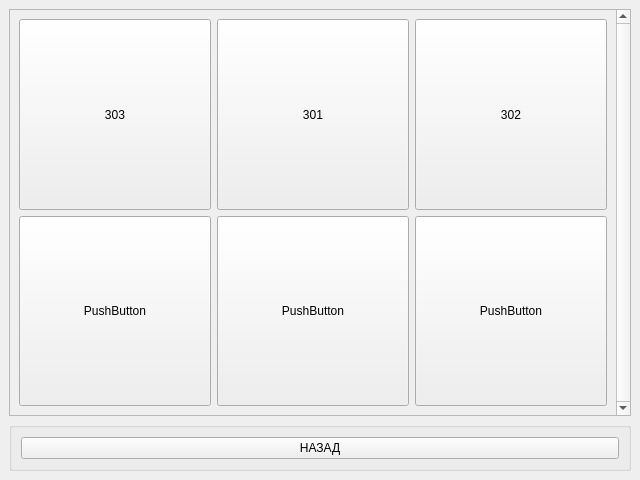
<?xml version="1.0" encoding="UTF-8"?>
<ui version="4.0">
 <class>DeleteUsers</class>
 <widget class="QMainWindow" name="DeleteUsers">
  <property name="geometry">
   <rect>
    <x>0</x>
    <y>0</y>
    <width>640</width>
    <height>480</height>
   </rect>
  </property>
  <property name="windowTitle">
   <string>MainWindow</string>
  </property>
  <widget class="QWidget" name="delete_users_widget">
   <layout class="QVBoxLayout" name="verticalLayout">
    <item>
     <widget class="QScrollArea" name="delete_user_skroll_area">
      <property name="verticalScrollBarPolicy">
       <enum>Qt::ScrollBarAlwaysOn</enum>
      </property>
      <property name="horizontalScrollBarPolicy">
       <enum>Qt::ScrollBarAsNeeded</enum>
      </property>
      <property name="widgetResizable">
       <bool>true</bool>
      </property>
      <widget class="QWidget" name="scrollAreaWidgetContents">
       <property name="geometry">
        <rect>
         <x>0</x>
         <y>0</y>
         <width>607</width>
         <height>386</height>
        </rect>
       </property>
       <layout class="QGridLayout" name="gridLayout_2">
        <item row="1" column="0">
         <widget class="QPushButton" name="pushButton_17">
          <property name="sizePolicy">
           <sizepolicy hsizetype="Minimum" vsizetype="Preferred">
            <horstretch>0</horstretch>
            <verstretch>0</verstretch>
           </sizepolicy>
          </property>
          <property name="styleSheet">
           <string notr="true">font: 75 20pt &quot;DejaVu Sans Mono for Powerline&quot;;</string>
          </property>
          <property name="text">
           <string>PushButton</string>
          </property>
         </widget>
        </item>
        <item row="1" column="2">
         <widget class="QPushButton" name="pushButton_7">
          <property name="sizePolicy">
           <sizepolicy hsizetype="Minimum" vsizetype="MinimumExpanding">
            <horstretch>0</horstretch>
            <verstretch>0</verstretch>
           </sizepolicy>
          </property>
          <property name="styleSheet">
           <string notr="true">font: 75 20pt &quot;DejaVu Sans Mono for Powerline&quot;;</string>
          </property>
          <property name="text">
           <string>PushButton</string>
          </property>
         </widget>
        </item>
        <item row="1" column="1">
         <widget class="QPushButton" name="pushButton_15">
          <property name="sizePolicy">
           <sizepolicy hsizetype="Minimum" vsizetype="MinimumExpanding">
            <horstretch>0</horstretch>
            <verstretch>0</verstretch>
           </sizepolicy>
          </property>
          <property name="styleSheet">
           <string notr="true">font: 75 20pt &quot;DejaVu Sans Mono for Powerline&quot;;</string>
          </property>
          <property name="text">
           <string>PushButton</string>
          </property>
         </widget>
        </item>
        <item row="0" column="0">
         <widget class="QPushButton" name="room_button_303">
          <property name="sizePolicy">
           <sizepolicy hsizetype="Minimum" vsizetype="Preferred">
            <horstretch>0</horstretch>
            <verstretch>0</verstretch>
           </sizepolicy>
          </property>
          <property name="styleSheet">
           <string notr="true">font: 75 20pt &quot;DejaVu Sans Mono for Powerline&quot;;</string>
          </property>
          <property name="text">
           <string>303</string>
          </property>
         </widget>
        </item>
        <item row="0" column="2">
         <widget class="QPushButton" name="room_button_302">
          <property name="sizePolicy">
           <sizepolicy hsizetype="Minimum" vsizetype="MinimumExpanding">
            <horstretch>0</horstretch>
            <verstretch>0</verstretch>
           </sizepolicy>
          </property>
          <property name="styleSheet">
           <string notr="true">font: 75 20pt &quot;DejaVu Sans Mono for Powerline&quot;;</string>
          </property>
          <property name="text">
           <string>302</string>
          </property>
         </widget>
        </item>
        <item row="0" column="1">
         <widget class="QPushButton" name="room_button_301">
          <property name="sizePolicy">
           <sizepolicy hsizetype="Minimum" vsizetype="Preferred">
            <horstretch>0</horstretch>
            <verstretch>0</verstretch>
           </sizepolicy>
          </property>
          <property name="styleSheet">
           <string notr="true">font: 75 20pt &quot;DejaVu Sans Mono for Powerline&quot;;</string>
          </property>
          <property name="text">
           <string>301</string>
          </property>
         </widget>
        </item>
       </layout>
      </widget>
     </widget>
    </item>
    <item>
     <widget class="QGroupBox" name="navigate_get_key_menu">
      <property name="title">
       <string/>
      </property>
      <property name="checkable">
       <bool>false</bool>
      </property>
      <layout class="QHBoxLayout" name="horizontalLayout">
       <item>
        <widget class="QPushButton" name="exit_to_main">
         <property name="styleSheet">
          <string notr="true">font: 75 20pt &quot;DejaVu Sans Mono for Powerline&quot;;</string>
         </property>
         <property name="text">
          <string>НАЗАД</string>
         </property>
        </widget>
       </item>
      </layout>
     </widget>
    </item>
   </layout>
  </widget>
 </widget>
 <resources/>
 <connections/>
</ui>
